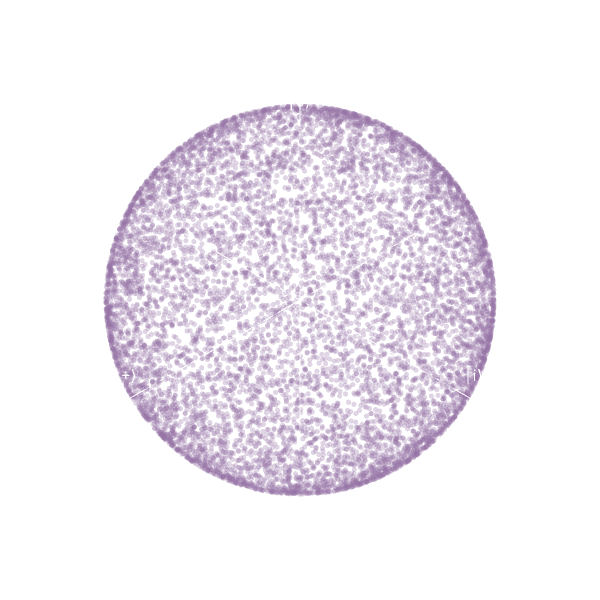

The cell this chart's notebook holds for it:
### Code cell
plot_bloch_sphere(haar_bloch_vectors, filename="haar", color_mode="dark")

### Figure 1 — Plotly figure (JSON) as saved in the notebook; plotly's stock layout.template omitted (floating-point values rounded to 4 significant figures; data arrays with more than 128 entries replaced by an {"elided": "..."} marker saying what was removed)
{"data": [{"line": {"color": "#FFFFFF", "width": 2}, "mode": "lines", "showlegend": false, "type": "scatter3d", "x": [-1.5, 1.5], "y": [0, 0], "z": [0, 0]}, {"line": {"color": "#FFFFFF", "width": 2}, "mode": "lines", "showlegend": false, "type": "scatter3d", "x": [0, 0], "y": [-1.5, 1.5], "z": [0, 0]}, {"line": {"color": "#FFFFFF", "width": 2}, "mode": "lines", "showlegend": false, "type": "scatter3d", "x": [0, 0], "y": [0, 0], "z": [-1.5, 1.5]}, {"mode": "text", "showlegend": false, "text": ["|0⟩", "|1⟩", "|+⟩", "|–⟩", "|i⟩", "|-i⟩"], "textfont": {"color": "#FFFFFF", "size": 16}, "type": "scatter3d", "x": [0.05, 0.05, 1.1, -1.1, 0, 0], "y": [0.05, 0.05, 0, 0, 1.1, -1.1], "z": [1, -1.2, 0, 0, 0, 0]}, {"marker": {"color": "#9673A6", "opacity": 0.3, "size": 3}, "mode": "markers", "showlegend": false, "type": "scatter3d", "x": {"elided": "10000 float values"}, "y": {"elided": "10000 float values"}, "z": {"elided": "10000 float values"}}], "layout": {"height": 600, "margin": {"b": 0, "l": 0, "r": 0, "t": 0}, "paper_bgcolor": "rgba(0,0,0,0)", "plot_bgcolor": "rgba(0,0,0,0)", "scene": {"bgcolor": "rgba(0,0,0,0)", "camera": {"eye": {"x": 0.7, "y": 0.7, "z": 0.7}}, "xaxis": {"showbackground": false, "showgrid": false, "showticklabels": false, "title": {"text": ""}, "zeroline": false}, "yaxis": {"showbackground": false, "showgrid": false, "showticklabels": false, "title": {"text": ""}, "zeroline": false}, "zaxis": {"showbackground": false, "showgrid": false, "showticklabels": false, "title": {"text": ""}, "zeroline": false}}, "width": 600}}
